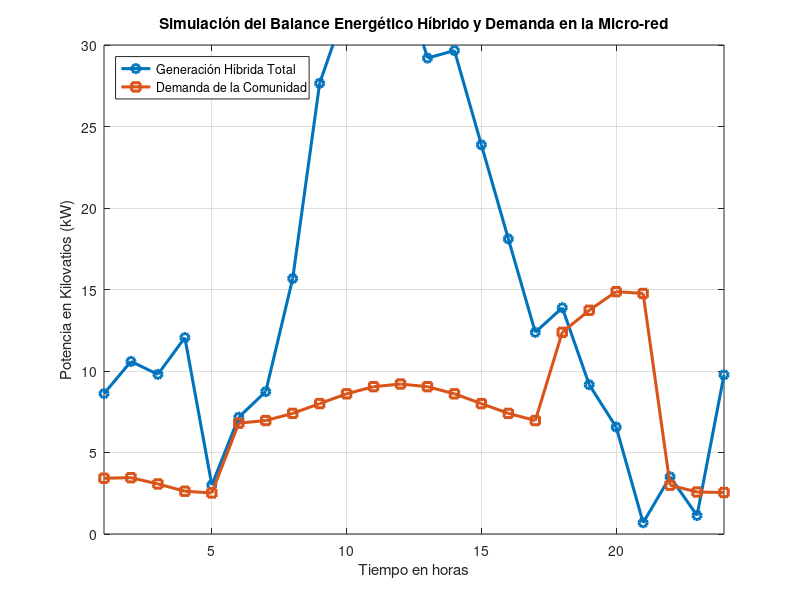

This chart was generated by the following MATLAB code:
% =========================================================================
% Script de Simulación del Balance Energético Híbrido - Proyecto SIGE
% Estudiante: Jojan Alejandro
% Curso: Software para Ingeniería (203036)
% Universidad Nacional Abierta y a Distancia (UNAD)
% Descripción: Simulación analítica y dinámica de 24 horas (Solar, Eólica y Demanda)
% =========================================================================

clear; clc; close all;

% Definición del vector temporal (24 horas del día, donde cada posición es una hora)
tiempo = 1:24;

%% a. Generación Solar (P_solar)
% Se inicializa el vector en ceros y se modela la curva diurna con pico a mediodía.
P_solar = zeros(1, 24);
for h = 1:24
    if h >= 6 && h <= 18
        % Función sinusoidal para simular la salida y puesta del sol (Max 25 kW a la hora 12)
        P_solar(h) = 25 * sin(pi * (h - 6) / 12);
    else
        P_solar(h) = 0; % Horas nocturnas (1-5 y 19-24) con 0 kW de radiación
    end
end

%% b. Generación Eólica / Aerogeneradores (P_eolica)
% Simulación de fluctuaciones irregulares del viento con un tope de 15 kW nominales.
rng(5); % Semilla fija para estabilidad en la simulación estocástica
P_eolica = 7 + 4 * sin(tiempo * pi / 4) + 2.5 * randn(1, 24);
% Restricción física: la potencia eólica no baja de 0 ni supera los 15 kW
P_eolica = max(0, min(15, P_eolica));

%% c. Generación Híbrida Total (P_total_hibrida)
% Suma vectorial elemento a elemento de la generación solar y eólica
P_total_hibrida = P_solar + P_eolica;

%% d. Demanda de la Comunidad (P_demanda)
% Perfil de consumo basado en los tres regímenes de carga exigidos por la guía:
P_demanda = zeros(1, 24);
for h = 1:24
    if (h >= 1 && h <= 5) || (h >= 22 && h <= 24)
        % Consumo nocturno mínimo (Horas 1-5 y 22-24): oscila entre 2 kW y 4 kW
        P_demanda(h) = 3 + 0.5 * sin(h);
    elseif h >= 6 && h <= 17
        % Consumo diurno por escuela y bombeo (Horas 6-17): oscila entre 6 kW y 10 kW
        P_demanda(h) = 8 + 1.2 * cos(h * pi / 6);
    else 
        % Pico máximo de demanda (Horas 18-21): alumbrado y retorno doméstico (hasta 15 kW)
        P_demanda(h) = 13.5 + 1.5 * sin(h);
    end
end
% Asegurar límites estrictos de diseño de la demanda (entre 2 y 15 kW)
P_demanda(P_demanda < 2) = 2;
P_demanda(P_demanda > 15) = 15;

%% e. Visualización Gráfica
% Configuración de la figura con fondo blanco para mayor nitidez en el informe
figure('Name', 'Balance Energético - Micro-red SIGE', 'Color', [1 1 1]);

% Graficar la Generación Híbrida Total
plot(tiempo, P_total_hibrida, '-o', 'LineWidth', 2.2, 'Color', [0 0.45 0.74]); 
hold on;

% Graficar la Demanda de la Comunidad
plot(tiempo, P_demanda, '-s', 'LineWidth', 2.2, 'Color', [0.85 0.33 0.10]); 

% Configuración estética de la gráfica exigida en la guía
grid on;
title('Simulación del Balance Energético Híbrido y Demanda en la Micro-red');
xlabel('Tiempo en horas');
ylabel('Potencia en Kilovatios (kW)');
legend('Generación Híbrida Total', 'Demanda de la Comunidad', 'Location', 'NorthWest');
xlim([1 24]);
ylim([0 30]);
hold off;
